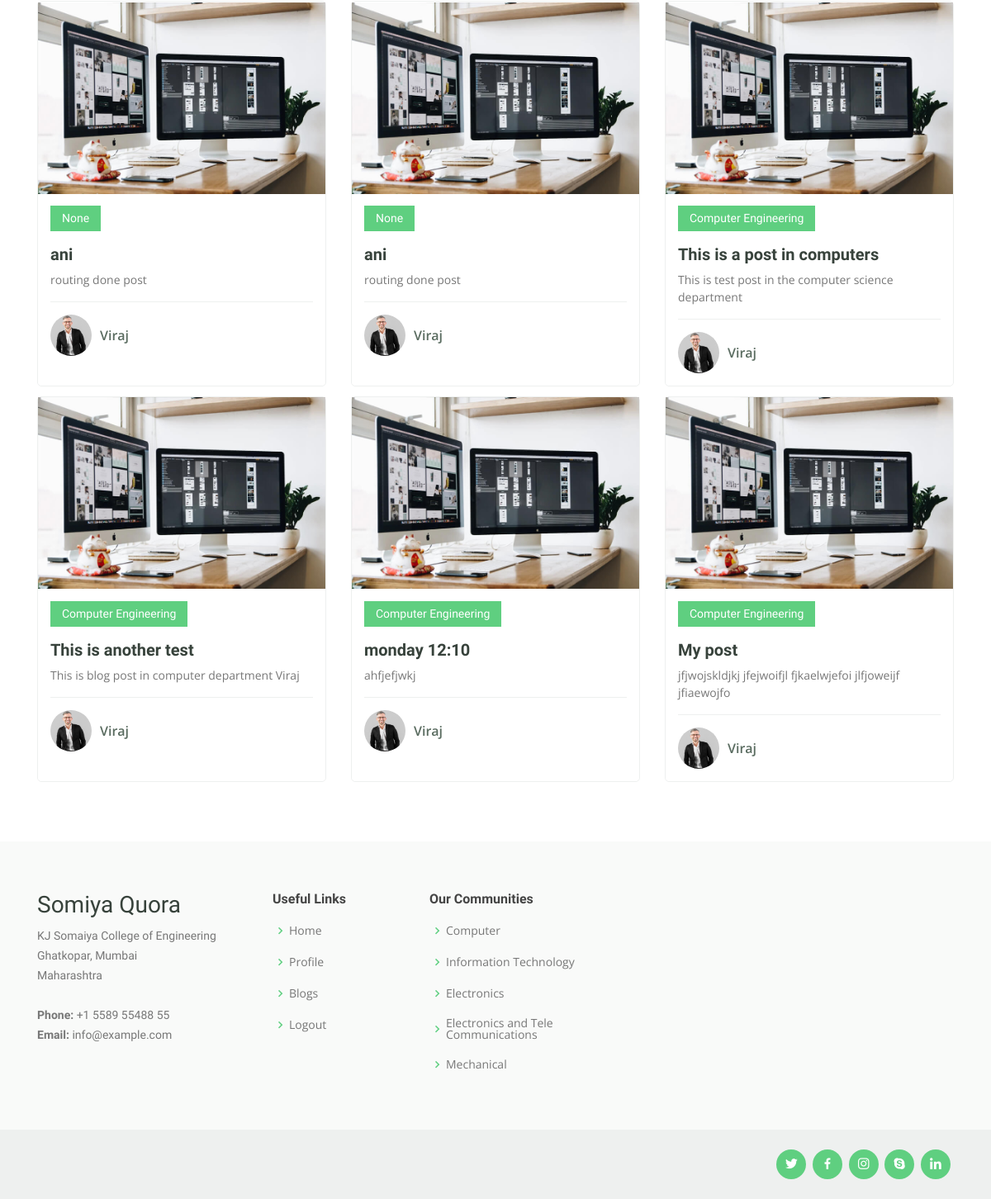
Before: /my-blogs/ (signed in, lower part) with the older database file.
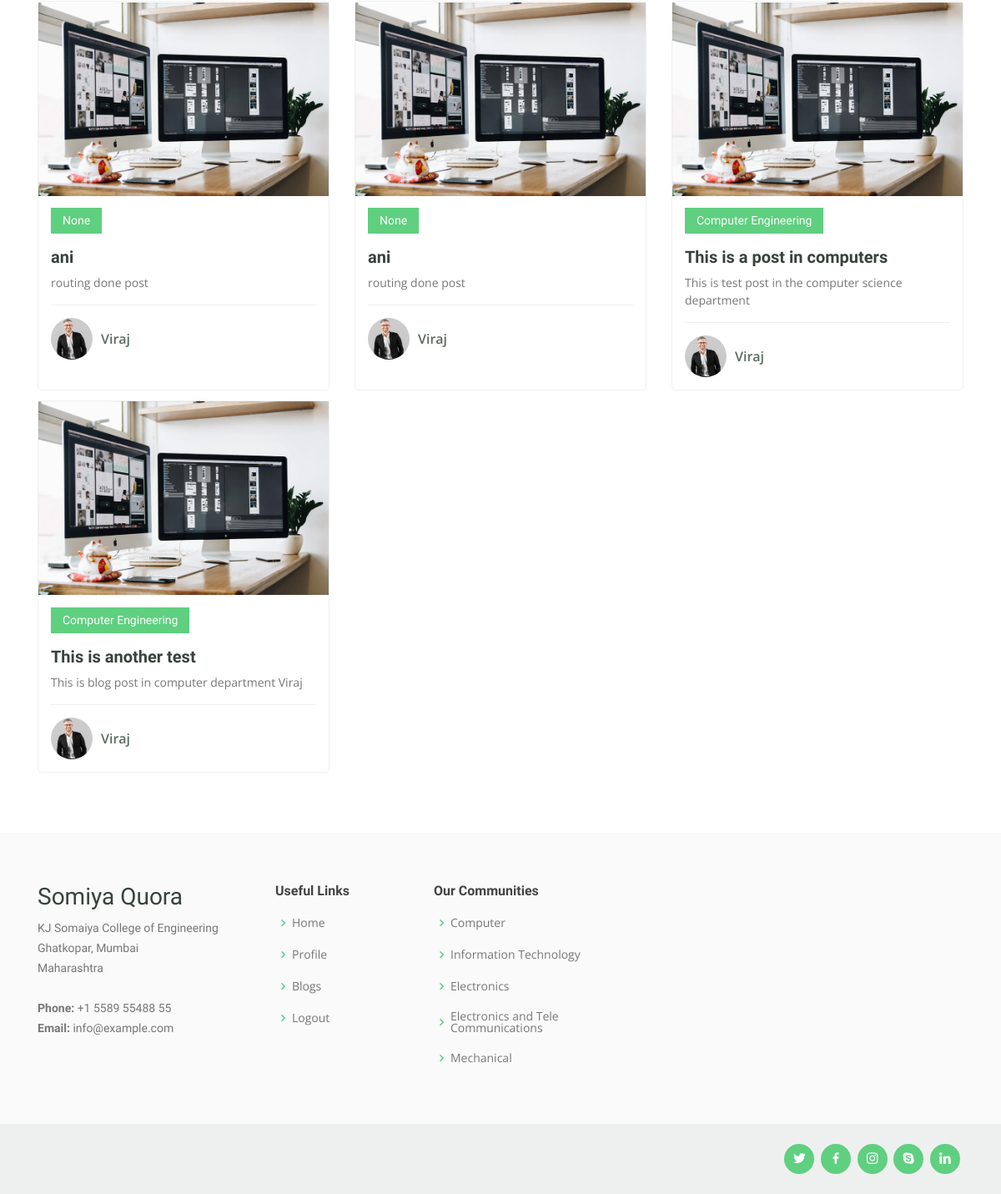
After: the same page with the newer database file.
### quoraBlog/models.py (models this page shows, shortened)
class Post(models.Model):
    title = models.CharField(max_length=100)
    content = models.TextField()
    date_posted = models.DateTimeField(default=timezone.now)
    author = models.ForeignKey(User, on_delete=models.CASCADE)
    group = models.ForeignKey(Community, on_delete= models.CASCADE,null=True, blank=True)
    reports = models.ManyToManyField(User, related_name='blog_post')
    likes = models.ManyToManyField(User, related_name='likes')
    User.username = 'Viraj'

class Community(models.Model):
    title =  models.CharField(max_length=100,unique=True)
    description = models.TextField(blank=True, default='')
    def __str__(self):
        return self.title

### quoraBlog/views.py (the view)
# urls.py: path('my-blogs/', views.myBlogs, name='my-blogs'),
def myBlogs(req):
    context = {
        'myBlogs': Post.objects.filter(author=req.user),
        'length': len(Post.objects.filter(author=req.user)),
    }
    return render(req, 'myBlogs.html', context)

### quoraBlog/templates/myBlogs.html (shortened to what this page needs)
{% load static %}
<!DOCTYPE html>
<html lang="en">
<head>
  <link href="{% static 'vendor/bootstrap/css/bootstrap.min.css' %}" rel="stylesheet">
  <link href="{% static 'vendor/icofont/icofont.min.css' %}" rel="stylesheet">
  <link href="{% static 'vendor/boxicons/css/boxicons.min.css' %}" rel="stylesheet">
  <link href="{% static 'vendor/owl.carousel/assets/owl.carousel.min.css' %}" rel="stylesheet">
  <link href="{% static 'vendor/animate.css/animate.min.css' %}" rel="stylesheet">
  <link href="{% static 'vendor/aos/aos.css' %}" rel="stylesheet">
  <link href="{% static 'vendor/remixicon/remixicon.css' %}" rel="stylesheet">
  <link rel="stylesheet" type="text/css" href="{% static 'css/blogs.css' %}">
</head>
<body>
  <main id="main" data-aos="fade-in">
    <section id="courses" class="courses">
      <div class="container" data-aos="fade-up">
        <div class="row" data-aos="zoom-in" data-aos-delay="100">
          {% for blog in myBlogs %}
          <div class="col-lg-4 col-md-6 d-flex align-items-stretch">
            <div class="course-item" style="margin-bottom: 12px;">
              <img src="{% static 'img/course-1.jpg' %}" class="img-fluid" alt="...">
              <div class="course-content">
                <div class="d-flex justify-content-between align-items-center mb-3">
                  <h4>{{ blog.group }}</h4>
                </div>
                <h3><a href="{% url 'post-detail' blog.id %}">{{ blog.title }}</a></h3>
                <p>{{ blog.content }}</p>
                <div class="trainer d-flex justify-content-between align-items-center">
                  <div class="trainer-profile d-flex align-items-center">
                    <img src="{% static 'img/trainer-1.jpg' %}" class="img-fluid" alt="">
                    <span>{{ blog.author }}</span>
                  </div>
                </div>
              </div>
            </div>
          </div>
          {% endfor %}
        </div>
      </div>
    </section>
  </main>
<footer id="footer">
  <div class="footer-top">
    <div class="container">
      <div class="row">
        <div class="col-lg-3 col-md-6 footer-contact">
          <h3>Somiya Quora</h3>
          <p>
            KJ Somaiya College of Engineering <br>
            Ghatkopar, Mumbai<br>
            Maharashtra <br><br>
            <strong>Phone:</strong> +1 5589 55488 55<br>
            <strong>Email:</strong> info@example.com<br>
          </p>
        </div>
        <div class="col-lg-2 col-md-6 footer-links">
          <h4>Useful Links</h4>
          <ul>
            <li><i class="bx bx-chevron-right"></i> <a href={{home}}>Home</a></li>
            <li><i class="bx bx-chevron-right"></i> <a href={{profile}}>Profile</a></li>
            <li><i class="bx bx-chevron-right"></i> <a href="#">Blogs</a></li>
            <li><i class="bx bx-chevron-right"></i> <a href="#">Logout</a></li>
          </ul>
        </div>
        <div class="col-lg-3 col-md-6 footer-links">
          <h4>Our Communities</h4>
          <ul>
            <li><i class="bx bx-chevron-right"></i> <a href="#">Computer</a></li>
            <li><i class="bx bx-chevron-right"></i> <a href="#">Information Technology</a></li>
            <li><i class="bx bx-chevron-right"></i> <a href="#">Electronics</a></li>
            <li><i class="bx bx-chevron-right"></i> <a href="#">Electronics and Tele Communications</a></li>
            <li><i class="bx bx-chevron-right"></i> <a href="#">Mechanical</a></li>
          </ul>
        </div>
      </div>
    </div>
  </div>
  <div class="container d-md-flex py-4">
    <div class="social-links text-center text-md-right pt-3 pt-md-0">
      <a href="#" class="twitter"><i class="bx bxl-twitter"></i></a>
      <a href="#" class="facebook"><i class="bx bxl-facebook"></i></a>
      <a href="#" class="instagram"><i class="bx bxl-instagram"></i></a>
      <a href="#" class="google-plus"><i class="bx bxl-skype"></i></a>
      <a href="#" class="linkedin"><i class="bx bxl-linkedin"></i></a>
    </div>
  </div>
</footer>
</body>
</html>

Changed rows visible on the page:
removed Post: group "Computer Engineering", title "monday 12:10", content "ahfjefjwkj", author "Viraj"
removed Post: group "Computer Engineering", title "My post", content "jfjwojskldjkj jfejwoifjl fjkaelwjefoi jlfjoweijf jfiaewojfo", author "Viraj"
